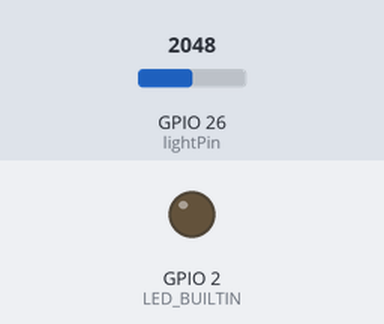
This sketch was run on a simulated ESP32. On the bench: output pins drawn as LEDs (lit = HIGH). The inputs (shaded band) are chosen by the test bench; at power-on: GPIO 26 (lightPin) = 2048.

Above: at 2.8 s.
2.9 s: GPIO 26 (lightPin) set to 1038
5.6 s: GPIO 26 (lightPin) set to 942
At 7.2 s:
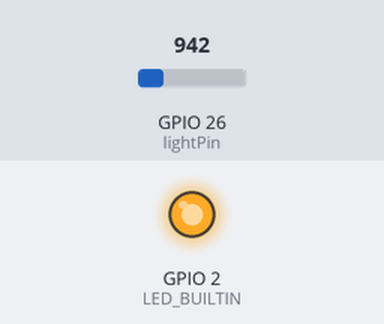
8.3 s: GPIO 26 (lightPin) set to 1040
At 10.3 s:
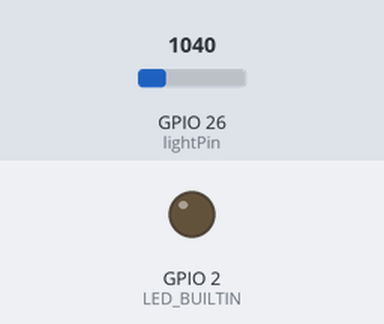
11.5 s: GPIO 26 (lightPin) set to 960
At 13.0 s:
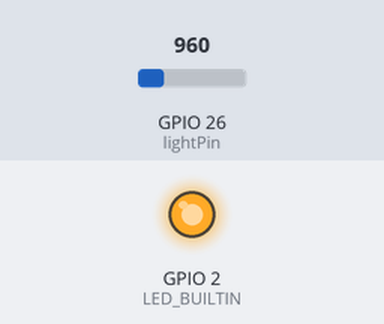
Timing chart, 0 to 14.5 s (numbered marks = the images above; inputs shaded):
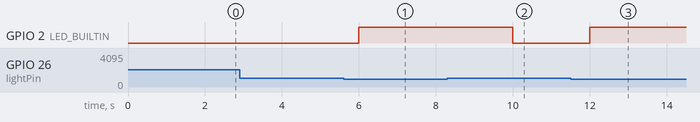

Measured:
- the behaviour switches between 1000 and 999 on GPIO 26 (lightPin) (found by bisection; images 0 and 1)
- after the input at 2.9 s, every drawn part: stays the same
- after the input at 5.6 s, GPIO 2 (LED_BUILTIN): LOW → HIGH after 0.40 s
- after the input at 8.3 s, GPIO 2 (LED_BUILTIN): HIGH → LOW after 1.7 s
- after the input at 11.5 s, GPIO 2 (LED_BUILTIN): LOW → HIGH after 0.50 s

The sketch:

lightlevel.ino
```cpp
const int lightPin = 26;
int lightLevel = 0;

void setup() {
    pinMode(LED_BUILTIN, OUTPUT);
    Serial1.begin(115200);
}

void loop () {
    lightLevel = analogRead(lightPin);
    Serial1.println(lightLevel);
    if (lightLevel < 1000) {
        digitalWrite(LED_BUILTIN, HIGH);
    }
    else {
        digitalWrite(LED_BUILTIN, LOW);
    }
    delay(2000);
}
```
